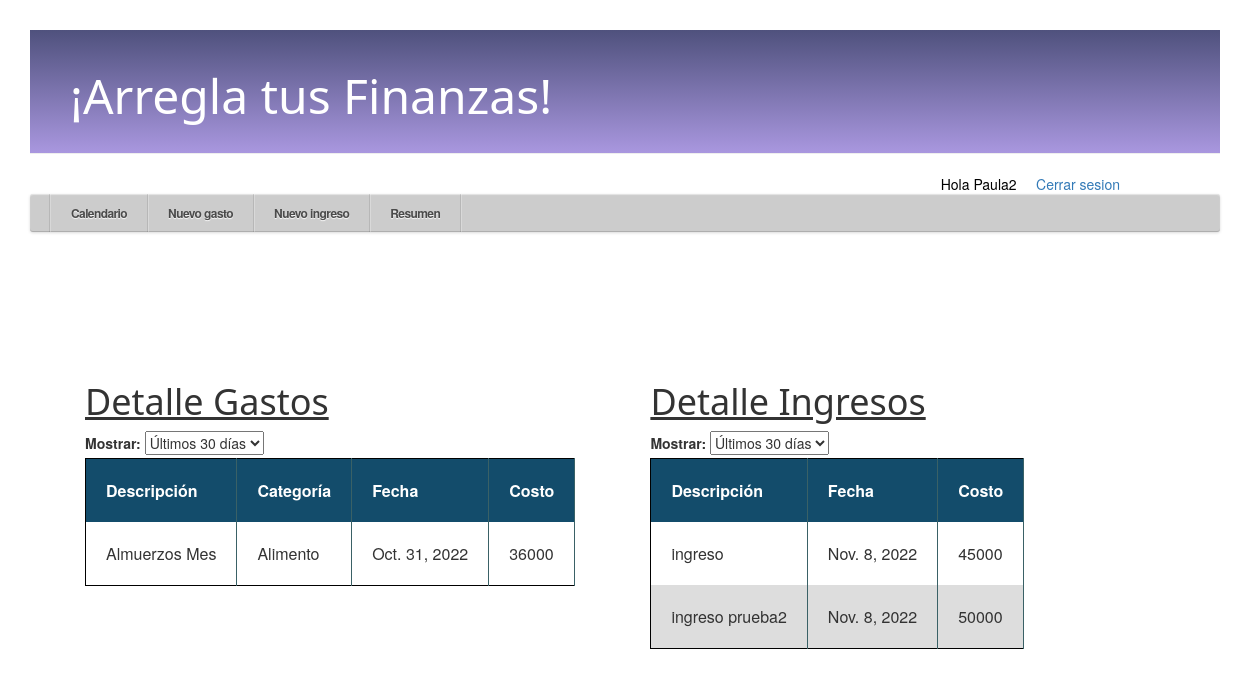
The page /resumen/ (signed in) on the database as committed earlier.
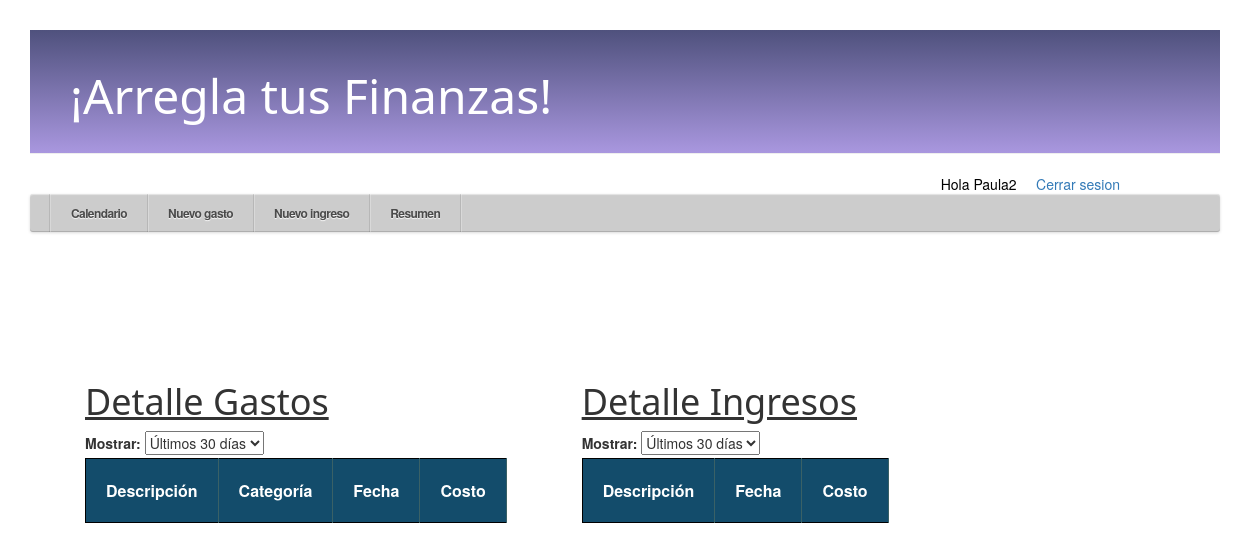
The same page on the database as committed later.
### aplicacion/models.py (models this page shows, shortened)
class gastos(models.Model):
    id_usuario = models.ForeignKey(settings.AUTH_USER_MODEL, on_delete=models.CASCADE)
    titulo = models.CharField(max_length=20)
    descripcion = models.TextField(blank=True, null=True)
    RECURRENCIA = [
        ('Si', 'Si'),
        ('No', 'No'),
    ]
    recurrente = models.CharField(max_length=2, choices=RECURRENCIA)
    fecha_cobro = models.DateField()
    PRIORIDAD = [
        ('Alta', 'Alta'),
        ('Media', 'Media'),
        ('Baja', 'Baja'),
    ]
    prioridad = models.CharField(max_length=10, choices=PRIORIDAD)
    monto = models.IntegerField()
    CATEGORIA = [
        ('Entretención', 'Entretención'),
        ('Transporte', 'Transporte'),
        ('Alimento', 'Alimentos'),
        ('Cuentas Básicas', 'Cuentas Básicas'),
        ('Dividendo', 'Dividendo'),
        ('Otros', 'Otros'),
    ]
    categoria = models.CharField(max_length=100, choices=CATEGORIA)
    class Meta:
        ordering = ["fecha_cobro"]

class Ingresos(models.Model):
    id_usuario = models.ForeignKey(settings.AUTH_USER_MODEL, on_delete=models.CASCADE)
    titulo = models.CharField(max_length=20)
    descripcion = models.TextField(blank=True, null=True)
    RECURRENCIA = [
        ('Si', 'Si'),
        ('No', 'No'),
    ]
    recurrente = models.CharField(max_length=2, choices=RECURRENCIA)
    fecha_ingreso = models.DateField()
    monto = models.IntegerField()
    class Meta:
        ordering = ["fecha_ingreso"]

### aplicacion/views.py (the view)
# urls.py: path('resumen/', views.resumen, name='resumen'),
def resumen(request):
    if request.user.is_authenticated:
        if request.method == 'GET':
            gastos_o = gastos.objects.filter(id_usuario=request.user)
            ingresos_o = Ingresos.objects.filter(id_usuario=request.user)
            (gastos1, gastos2, gastos3, gastoanual) = filtro_tablas(gastos_o)
            (ingresos1, ingresos2, ingresos3, ingresoanual) = filtro_tablas_ingresos(ingresos_o)
            (cat_list, number_list) = pie_chart_resumen(gastos_o)
            (name_d_list, date_list, date_list_2) = bar_chart_resumen(gastos_o, ingresos_o)
            diccionario = {'gastos1' :gastos1, 'gastos2': gastos2, 'gastos3': gastos3, 'gastoanual': gastoanual,
                            'ingresos1' :ingresos1, 'ingresos2': ingresos2, 'ingresos3': ingresos3, 'ingresoanual': ingresoanual,
                            'cat_list': cat_list, 'number_list': number_list,
                            'name_d_list': name_d_list, 'date_list': date_list, 'date_list_2': date_list_2}
            return render(request, 'aplicacion/resumen_html/resumen.html', diccionario)
    else:
        return redirect('index')

### aplicacion/views.py (called while the page is built)
def filtro_tablas(gastos0):
    final_date = timezone.now()
    init_date_1 = timezone.now().date() - timedelta(days=7)
    init_date_2 = timezone.now().date() - timedelta(days=30)
    init_date_3 = timezone.now().date() - timedelta(days=60)
    year = final_date.year
    gastos1 = gastos0.order_by('fecha_cobro').filter(fecha_cobro__range=[init_date_1, final_date]) #Tabla opción 1
    gastos2 = gastos0.order_by('fecha_cobro').filter(fecha_cobro__range=[init_date_2, final_date]) #Tabla opción 2
    gastos3 = gastos0.order_by('fecha_cobro').filter(fecha_cobro__range=[init_date_3, final_date]) #Tabla opción 3
    gastoanual = gastos0.order_by('fecha_cobro').filter(fecha_cobro__year__gte=year, fecha_cobro__month__gte=1, fecha_cobro__day__gte=1,
                fecha_cobro__lte=final_date) # Tabla opción 4
    return (gastos1, gastos2, gastos3, gastoanual)

def pie_chart_resumen(gastos0):
    sum_ent = gastos0.filter(categoria='Entretención').aggregate(Sum('monto'))['monto__sum']
    sum_tr = gastos0.filter(categoria='Transporte').aggregate(Sum('monto'))['monto__sum']
    sum_al = gastos0.filter(categoria='Alimento').aggregate(Sum('monto'))['monto__sum']
    sum_cb = gastos0.filter(categoria='Cuentas Básicas').aggregate(Sum('monto'))['monto__sum']
    sum_div = gastos0.filter(categoria='Dividendo').aggregate(Sum('monto'))['monto__sum']
    sum_ot = gastos0.filter(categoria='Otros').aggregate(Sum('monto'))['monto__sum']
    cat_list = ['Entretención', 'Transporte', 'Alimento', 'Cuentas Básicas', 'Dividendo', 'Otros']
    number_list = [sum_ent, sum_tr, sum_al, sum_cb, sum_div, sum_ot]
    return (cat_list, number_list)

### aplicacion/templates/aplicacion/resumen_html/resumen.html (shortened to what this page needs)
{% extends 'aplicacion/base.html' %}
{% block content %}
<br></br>
<div class="parent2">
	<br></br>
	<br></br>
</div>
<div class="parent2">
	<div class="child0">
	<div id="main-container">
		<div id="titulo_tabla">
			<h1><u>Detalle Gastos</u></h1>
		</div>
		<div>
			<label for="date-range">Mostrar: </label>
			<select id="data-range" onchange="selection_gastos();">
				<option value="2" selected>Últimos 30 días</option>
			</select>
		</div>
	{% include 'aplicacion/resumen_html/tablas_gastos.html'%}
	<div class="center_table">
		<table class="table-sortable" id="table_resumen"> </table>
	</div>
</div>
</div>
	<div id="main-container">
		<div id="titulo_tabla">
			<h1><u>Detalle Ingresos</u></h1>
		</div>
		<div>
			<label for="date-range">Mostrar: </label>
			<select id="data-range2" onchange="selection_ingresos();">
				<option value="2" selected>Últimos 30 días</option>
			</select>
		</div>
	{% include 'aplicacion/resumen_html/tablas_ingresos.html'%}
	<div class="center_table">
		<table class="table-sortable" id="table_resumen_ingresos"> </table>
	</div>
</div>
</div>
{% endblock %}

### aplicacion/templates/aplicacion/base.html (shortened to what this page needs)
{% load static %}
<html>
    <head>
        <link rel="stylesheet" href="//maxcdn.bootstrapcdn.com/bootstrap/3.2.0/css/bootstrap.min.css">
        <link rel="stylesheet" href="//maxcdn.bootstrapcdn.com/bootstrap/3.2.0/css/bootstrap-theme.min.css">
        <link rel="stylesheet" href="{% static 'aplicacion/base.css' %}">
        <link rel="stylesheet" href="{% static 'aplicacion/resumen.css' %}">
    </head>
    <body>
        <div class="page-header">
            <h1><a href="{% url 'calendario' %}">¡Arregla tus Finanzas!</a></h1>
        </div>
        <div style="text-align: right; margin-right: 100px; color:black;">
            {% if user.is_authenticated %}
                Hola {{ user.username }} &nbsp; &nbsp; <a href="{% url 'logout_user' %}">Cerrar sesion</a>
            {% else %}
                <a href="{% url 'login_user'%}">Login</a> &nbsp; &nbsp; <a href="{% url 'register'%}">Register</a>
            {% endif %}
        </div>
        <div>
            <div id="container">
                <ul id="menu">
                <li> <a href="{% url 'calendario' %}"> Calendario </a>
                  <li><a href="{% url 'gastos_new' %}">Nuevo gasto</a>
                  <li><a href="{% url 'ingresos_new' %}">Nuevo ingreso</a>
                  </li>
                  <li><a href="{% url 'resumen' %}">Resumen</a>
                  </li>
                </ul>
                </div>
        </div>
        <div class="content container">
            <div class="row">
                <div class="col-md-8">
                    {% block content %}
                    {% endblock %}
                </div>
            </div>
        </div>
    </body>
</html>

### aplicacion/templates/aplicacion/resumen_html/tablas_gastos.html (shortened to what this page needs)
<table class="table-sortable" id="table_resumen2" style="display:none;">
	<thead>
		<tr>
			<th>Descripción</th><th>Categoría</th><th>Fecha</th><th>Costo</th>
		</tr>
	</thead>
	{% for gast in gastos2 %}
	<tr>
		<td>{{ gast.titulo }}</td><td>{{gast.categoria}}</td><td>{{ gast.fecha_cobro}}</td><td>{{gast.monto}}
		</td>
	</tr>
	{% endfor %}
</table>

### aplicacion/templates/aplicacion/resumen_html/tablas_ingresos.html (shortened to what this page needs)
<table class="table-sortable" id="table_ingresos2" style="display:none;">
	<thead>
		<tr>
			<th>Descripción</th><th>Fecha</th><th>Costo</th>
		</tr>
	</thead>
	{% for gast in ingresos2 %}
	<tr>
		<td>{{ gast.titulo }}</td><td>{{ gast.fecha_ingreso}}</td><td>{{gast.monto}}
		</td>
	</tr>
	{% endfor %}
</table>

### aplicacion/static/aplicacion/base.css (style rules this page uses)
.page-header { background-image: linear-gradient(#4f517d, #a997df); margin-top: 0; padding: 20px 20px 20px 40px; }
.page-header h1, .page-header h1 a, .page-header h1 a:visited, .page-header h1 a:active { color: #ffffff; font-size: 36pt; text-decoration: none; }
.content { margin-left: 40px; }
h1, h2 { font-family: Candara, Calibri, Segoe, Segoe UI, Optima, Arial, sans-serif; }
* { margin: 0; padding: 0; box-sizing: border-box; }
body { padding: 30px; font-family: "Helvetica Neue", helvetica, arial; background: url('https://subtlepatterns.com/patterns/white_carbonfiber.png'); }
#container { position: relative; width: auto; }
#container:after { content: ""; display: block; clear: both; height: 0; }
#menu { position: relative; float: left; width: 100%; padding: 0 20px; border-radius: 3px; box-shadow: inset 0 1px 1px rgba(255,255,255,.5), inset 0 -1px 0 rgba(0,0,0,.15), 0 1px 3px rgba(0,0,0,.15); background: #ccc; }
#menu, #menu ul { list-style: none; }
#menu > li { float: left; position: relative; border-right: 1px solid rgba(0,0,0,.1); box-shadow: 1px 0 0 rgba(255,255,255,.25); perspective: 1000px; }
#menu > li:first-child { border-left: 1px solid rgba(255,255,255,.25); box-shadow: -1px 0 0 rgba(0,0,0,.1), 1px 0 0 rgba(255,255,255,.25); }
#menu a { display: block; position: relative; z-index: 10; padding: 13px 20px 13px 20px; text-decoration: none; color: rgba(75,75,75,1); line-height: 1; font-weight: 600; font-size: 12px; letter-spacing: -.05em; background: transparent; text-shadow: 0 1px 1px rgba(255,255,255,.9); transition: all .25s ease-in-out; }

### aplicacion/static/aplicacion/resumen.css (style rules this page uses)
#main-container { padding: 0%; width: 45%; margin: 0cm; position: relative; }
#main-container table { font-size: 12pt; width: max-content; border: 0.2px solid black; background-color: white; text-align: left; border-collapse: collapse; }
#main-container th { border-right: 0.1px solid rgb(58, 97, 102); padding: 20px; }
#main-container thead { background-color:rgb(19, 76, 107); color: white; }
.parent2 { display: flex; }
.child0 { float: left; margin-right: 10%; }
div#titulo_tabla { width: max-content; }
.center_table { margin-left: auto; margin-right: auto; }
.table-sortable th { cursor: pointer; }

Rows that differ between the two databases and show on the page:
removed gastos: titulo "Almuerzos Mes", categoria "Alimento", fecha_cobro "Oct. 31, 2022", monto "36000"
removed Ingresos: titulo "ingreso", fecha_ingreso "Nov. 8, 2022", monto "45000"
removed Ingresos: titulo "ingreso prueba2", fecha_ingreso "Nov. 8, 2022", monto "50000"
